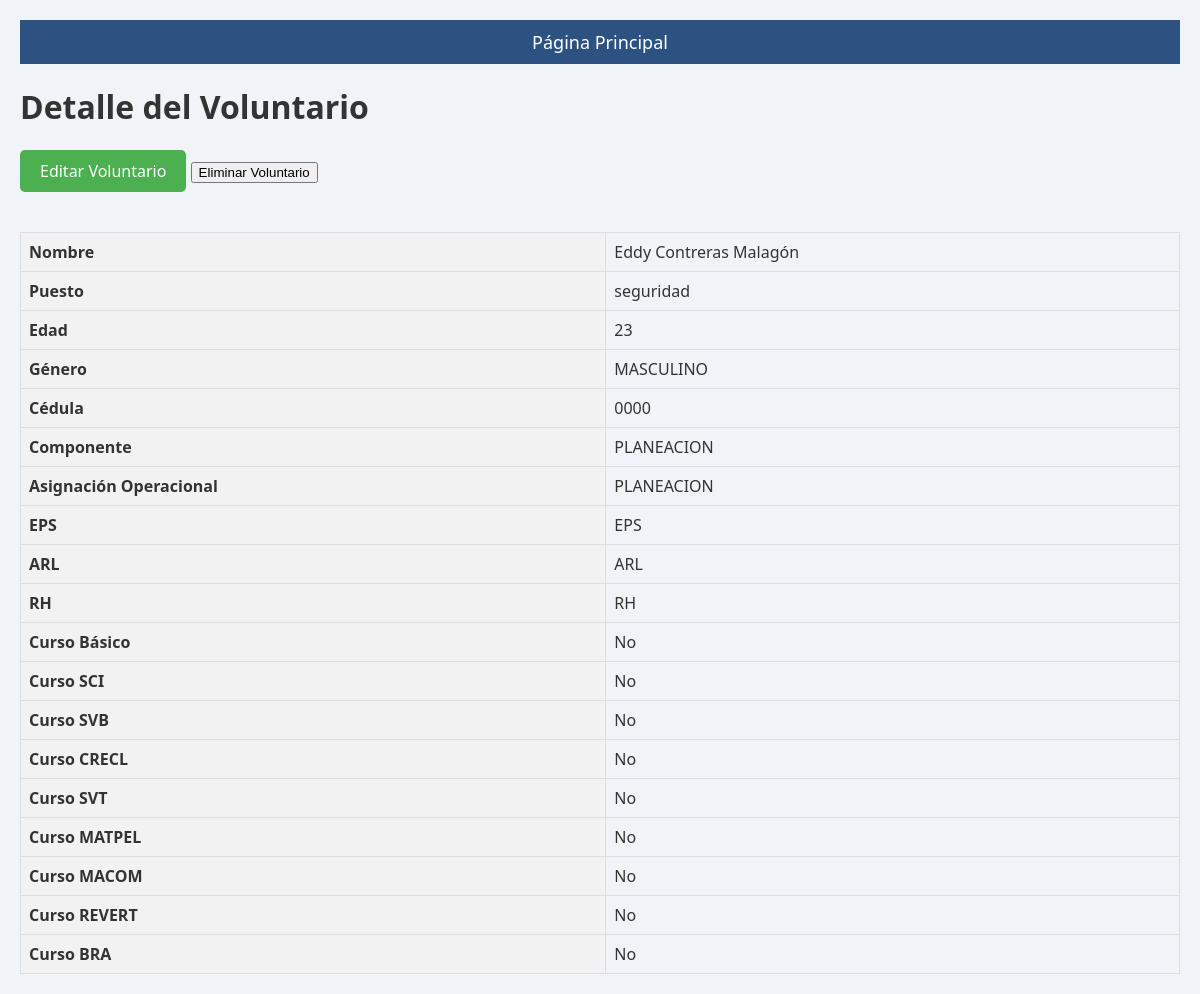
The page /voluntario/81/ on the database its author committed.
### apps/integrantes/models.py (models this page shows, shortened)
class MiembroGrupoUSAR(models.Model):
    nombre = models.CharField(max_length=100, null=True)
    puesto = models.CharField(max_length=100, null=True)
    edad = models.IntegerField(null=True)
    genero = models.CharField(max_length=20, null=True)
    cedula = models.CharField(max_length=20,  null=True)
    componente = models.CharField(max_length=50, null=True)
    asignacion_operacional = models.CharField(max_length=100, null=True)
    eps = models.CharField(max_length=50, null=True)
    arl = models.CharField(max_length=50, null=True)
    rh = models.CharField(max_length=100, null=True)
    curso_basico = models.BooleanField(default=False)
    curso_sci = models.BooleanField(default=False)
    curso_svb = models.BooleanField(default=False)
    curso_crecl = models.BooleanField(default=False)
    curso_svt = models.BooleanField(default=False)
    curso_matpel = models.BooleanField(default=False)
    curso_macom = models.BooleanField(default=False)
    curso_revert = models.BooleanField(default=False)
    curso_bra = models.BooleanField(default=False)

### apps/integrantes/views.py (the view)
# urls.py: path('voluntario/<int:pk>/', VoluntarioDetail.as_view(), name='voluntario_detail'),
class VoluntarioDetail(DetailView):
    model=models.MiembroGrupoUSAR
    context_object_name='voluntario'
    template_name='voluntario.html'

### templates/voluntario.html (shortened to what this page needs)
{% extends "base.html" %}
{% block content %}
<h1>Detalle del Voluntario</h1>
<a href="{% url 'editar_miembro' voluntario.pk %}" class="edit-button">Editar Voluntario</a>
<form action="{% url 'eliminar_miembro' voluntario.pk %}" method="post" style="display:inline;">
    <button type="submit" onclick="return confirm('¿Estás seguro de que quieres eliminar a este voluntario?');" class="delete-button">Eliminar Voluntario</button>
</form>
<table>
    <tr>
        <th>Nombre</th>
        <td>{{ voluntario.nombre }}</td>
    </tr>
    <tr>
        <th>Puesto</th>
        <td>{{ voluntario.puesto }}</td>
    </tr>
    <tr>
        <th>Edad</th>
        <td>{{ voluntario.edad }}</td>
    </tr>
    <tr>
        <th>Género</th>
        <td>{{ voluntario.genero }}</td>
    </tr>
    <tr>
        <th>Cédula</th>
        <td>{{ voluntario.cedula }}</td>
    </tr>
    <tr>
        <th>Componente</th>
        <td>{{ voluntario.componente }}</td>
    </tr>
    <tr>
        <th>Asignación Operacional</th>
        <td>{{ voluntario.asignacion_operacional }}</td>
    </tr>
    <tr>
        <th>EPS</th>
        <td>{{ voluntario.eps }}</td>
    </tr>
    <tr>
        <th>ARL</th>
        <td>{{ voluntario.arl }}</td>
    </tr>
    <tr>
        <th>RH</th>
        <td>{{ voluntario.rh }}</td>
    </tr>
    <tr>
        <th>Curso Básico</th>
        <td>{{ voluntario.curso_basico|yesno:"Sí,No" }}</td>
    </tr>
    <tr>
        <th>Curso SCI</th>
        <td>{{ voluntario.curso_sci|yesno:"Sí,No" }}</td>
    </tr>
    <tr>
        <th>Curso SVB</th>
        <td>{{ voluntario.curso_svb|yesno:"Sí,No" }}</td>
    </tr>
    <tr>
        <th>Curso CRECL</th>
        <td>{{ voluntario.curso_crecl|yesno:"Sí,No" }}</td>
    </tr>
    <tr>
        <th>Curso SVT</th>
        <td>{{ voluntario.curso_svt|yesno:"Sí,No" }}</td>
    </tr>
    <tr>
        <th>Curso MATPEL</th>
        <td>{{ voluntario.curso_matpel|yesno:"Sí,No" }}</td>
    </tr>
    <tr>
        <th>Curso MACOM</th>
        <td>{{ voluntario.curso_macom|yesno:"Sí,No" }}</td>
    </tr>
    <tr>
        <th>Curso REVERT</th>
        <td>{{ voluntario.curso_revert|yesno:"Sí,No" }}</td>
    </tr>
    <tr>
        <th>Curso BRA</th>
        <td>{{ voluntario.curso_bra|yesno:"Sí,No" }}</td>
    </tr>
</table>
{% endblock %}

### static/styles.css (style rules this page uses)
body { font-family: 'Segoe UI', Tahoma, Geneva, Verdana, sans-serif; background-color: #f0f4f8; margin: 0; padding: 20px; color: #333; }
.edit-button { display: inline-block; padding: 10px 20px; background-color: #4CAF50; color: white; text-decoration: none; border-radius: 5px; margin-bottom: 20px; }

### templates/base.html (style rules this page uses)
table { width: 100%; border-collapse: collapse; margin-top: 20px; }
th, td { border: 1px solid #ddd; padding: 8px; text-align: left; }
th { background-color: #f2f2f2; }

### rows shown on the page
MiembroGrupoUSAR: nombre "Eddy Contreras Malagón", puesto "seguridad", edad "23", genero "MASCULINO", cedula "0000", componente "PLANEACION", asignacion_operacional "PLANEACION", eps "EPS", arl "ARL", rh "RH", curso_basico "No", curso_sci "No", curso_svb "No", curso_crecl "No", curso_svt "No", curso_matpel "No", curso_macom "No", curso_revert "No", curso_bra "No"
